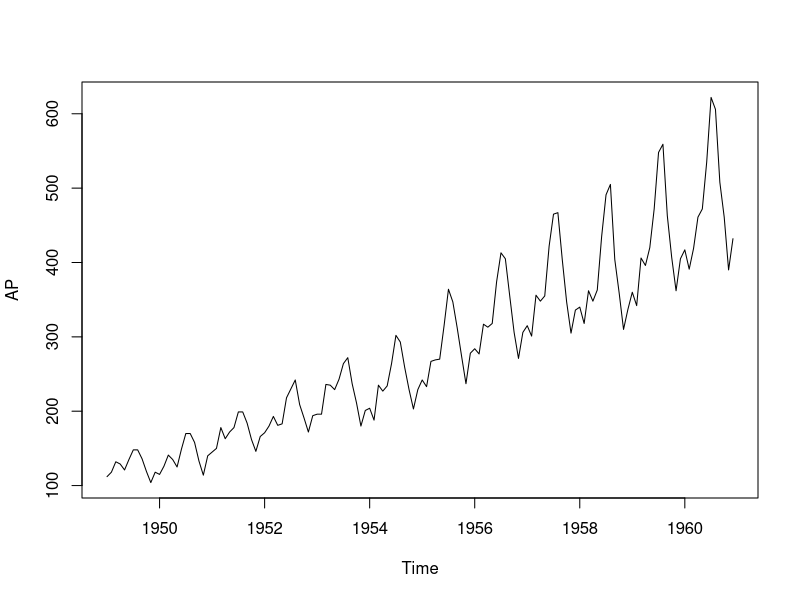
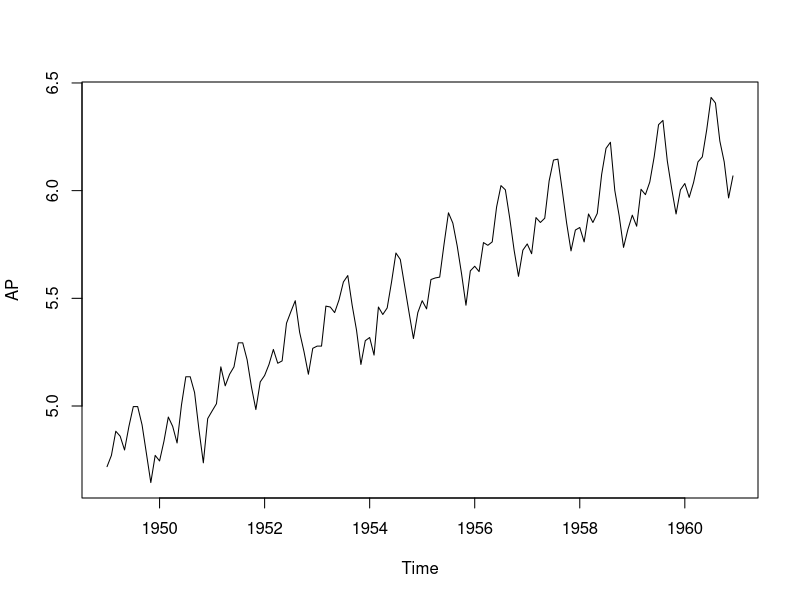
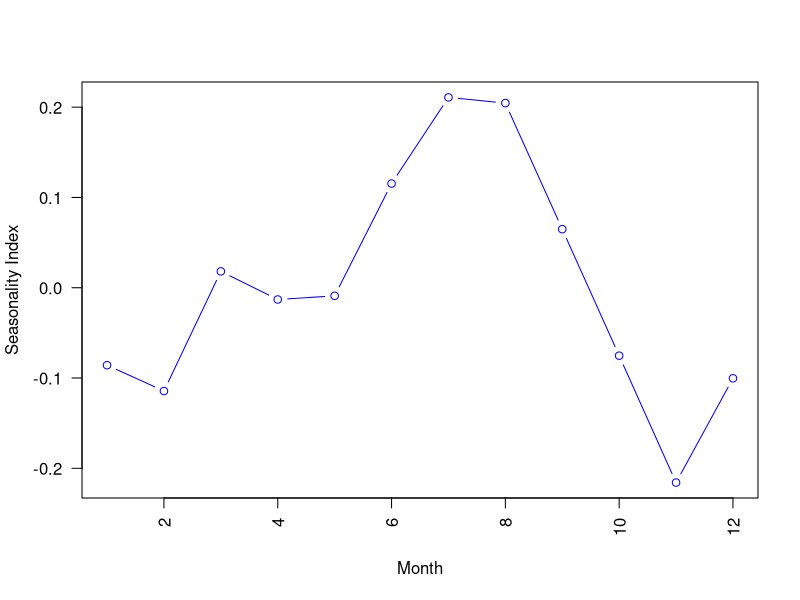
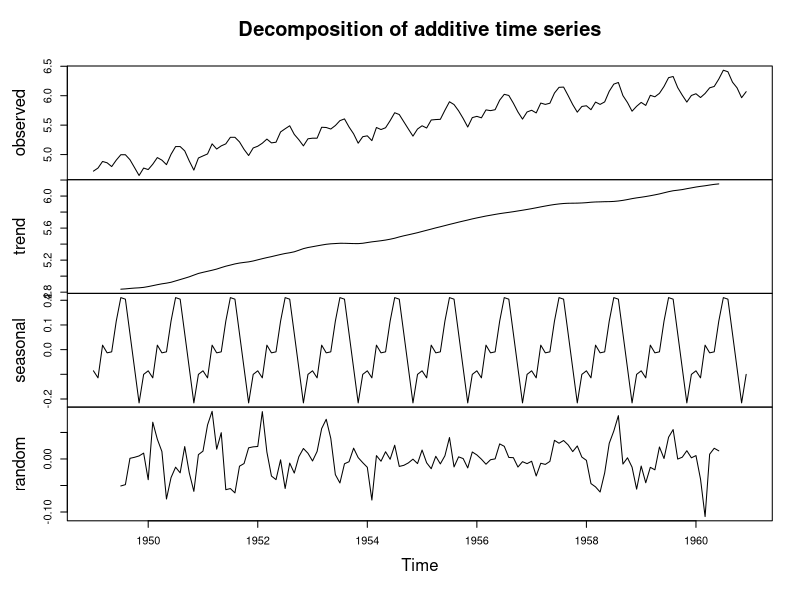

The R script that drew these images, in order:
## ---- chunk 1
data("AirPassengers")
AP <- AirPassengers
str(AP) # Time series with 144 values from years 1949 to 1961
# number of passenger in each month in each year = 112 118 129 ...
## ---- chunk 2
ts(AP, frequency=12, start=c(1494,1)) # because we have monthly data from 1494 from January

## ---- chunk 3
attributes(AP) # in a year we have 12 data points from year 1949 to 1960 something month
## ---- chunk 4
plot(AP)
## ---- chunk 5
AP <- log(AP)
plot(AP)
## ---- chunk 6
decomp <- decompose(AP)
decomp$figure
## ---- chunk 7
plot(decomp$figure,
     type="b",
     xlab='Month',
     ylab="Seasonality Index",
     col="blue",
     las = 2) # make the numbers appear vertical
## ---- chunk 8
plot(decomp)
